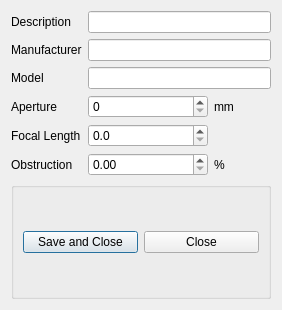
<?xml version="1.0" encoding="UTF-8"?>
<ui version="4.0">
 <class>Dialog</class>
 <widget class="QDialog" name="Dialog">
  <property name="geometry">
   <rect>
    <x>0</x>
    <y>0</y>
    <width>282</width>
    <height>310</height>
   </rect>
  </property>
  <property name="windowTitle">
   <string>Configure Telescope Parameters</string>
  </property>
  <layout class="QGridLayout" name="gridLayout">
   <item row="2" column="1" colspan="3">
    <widget class="QLineEdit" name="lineEditModel"/>
   </item>
   <item row="1" column="1" colspan="3">
    <widget class="QLineEdit" name="lineEditManufacturer"/>
   </item>
   <item row="1" column="0">
    <widget class="QLabel" name="label_2">
     <property name="text">
      <string>Manufacturer</string>
     </property>
    </widget>
   </item>
   <item row="2" column="0">
    <widget class="QLabel" name="label_3">
     <property name="text">
      <string>Model</string>
     </property>
    </widget>
   </item>
   <item row="4" column="0">
    <widget class="QLabel" name="label_4">
     <property name="text">
      <string>Aperture</string>
     </property>
    </widget>
   </item>
   <item row="6" column="0">
    <widget class="QLabel" name="label_8">
     <property name="text">
      <string>Obstruction</string>
     </property>
    </widget>
   </item>
   <item row="6" column="1" colspan="2">
    <widget class="QDoubleSpinBox" name="doubleSpinBoxObstruction">
     <property name="maximum">
      <double>100.000000000000000</double>
     </property>
    </widget>
   </item>
   <item row="4" column="1" colspan="2">
    <widget class="QSpinBox" name="spinBoxAperture">
     <property name="maximum">
      <number>10000</number>
     </property>
    </widget>
   </item>
   <item row="0" column="1" colspan="3">
    <widget class="QLineEdit" name="lineEditShortText"/>
   </item>
   <item row="6" column="3">
    <widget class="QLabel" name="label_7">
     <property name="text">
      <string>%</string>
     </property>
    </widget>
   </item>
   <item row="0" column="0">
    <widget class="QLabel" name="label">
     <property name="text">
      <string>Description</string>
     </property>
    </widget>
   </item>
   <item row="8" column="0" colspan="4">
    <widget class="QGroupBox" name="groupBox">
     <property name="title">
      <string/>
     </property>
     <layout class="QGridLayout" name="gridLayout_2">
      <item row="0" column="0">
       <widget class="QPushButton" name="pushButtonOk">
        <property name="sizePolicy">
         <sizepolicy hsizetype="Preferred" vsizetype="Fixed">
          <horstretch>0</horstretch>
          <verstretch>0</verstretch>
         </sizepolicy>
        </property>
        <property name="text">
         <string>Save and Close</string>
        </property>
        <property name="icon">
         <iconset resource="../VSOP.qrc">
          <normaloff>:/icons/icons/database/database_save.png</normaloff>:/icons/icons/database/database_save.png</iconset>
        </property>
       </widget>
      </item>
      <item row="0" column="1">
       <widget class="QPushButton" name="pushButtonCancel">
        <property name="sizePolicy">
         <sizepolicy hsizetype="Preferred" vsizetype="Fixed">
          <horstretch>0</horstretch>
          <verstretch>0</verstretch>
         </sizepolicy>
        </property>
        <property name="text">
         <string>Close</string>
        </property>
        <property name="icon">
         <iconset resource="../VSOP.qrc">
          <normaloff>:/icons/icons/cancel.png</normaloff>:/icons/icons/cancel.png</iconset>
        </property>
       </widget>
      </item>
     </layout>
    </widget>
   </item>
   <item row="5" column="1" colspan="2">
    <widget class="QDoubleSpinBox" name="doubleSpinBoxFocalLength">
     <property name="decimals">
      <number>1</number>
     </property>
     <property name="maximum">
      <double>10000.000000000000000</double>
     </property>
    </widget>
   </item>
   <item row="4" column="3">
    <widget class="QLabel" name="label_5">
     <property name="text">
      <string>mm</string>
     </property>
    </widget>
   </item>
   <item row="5" column="0">
    <widget class="QLabel" name="label_6">
     <property name="text">
      <string>Focal Length</string>
     </property>
    </widget>
   </item>
  </layout>
 </widget>
 <tabstops>
  <tabstop>lineEditShortText</tabstop>
  <tabstop>lineEditManufacturer</tabstop>
  <tabstop>lineEditModel</tabstop>
  <tabstop>spinBoxAperture</tabstop>
  <tabstop>doubleSpinBoxFocalLength</tabstop>
  <tabstop>doubleSpinBoxObstruction</tabstop>
  <tabstop>pushButtonOk</tabstop>
  <tabstop>pushButtonCancel</tabstop>
 </tabstops>
 <resources>
  <include location="../VSOP.qrc"/>
 </resources>
 <connections/>
</ui>
